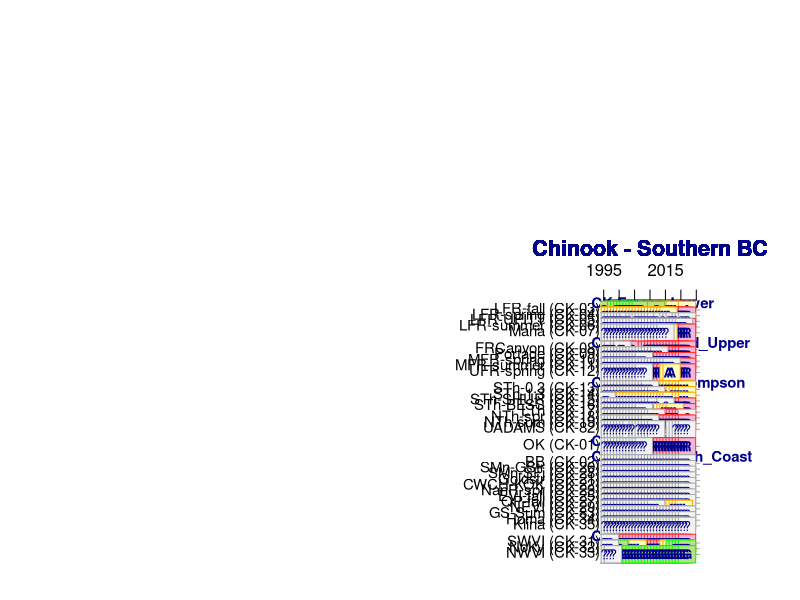
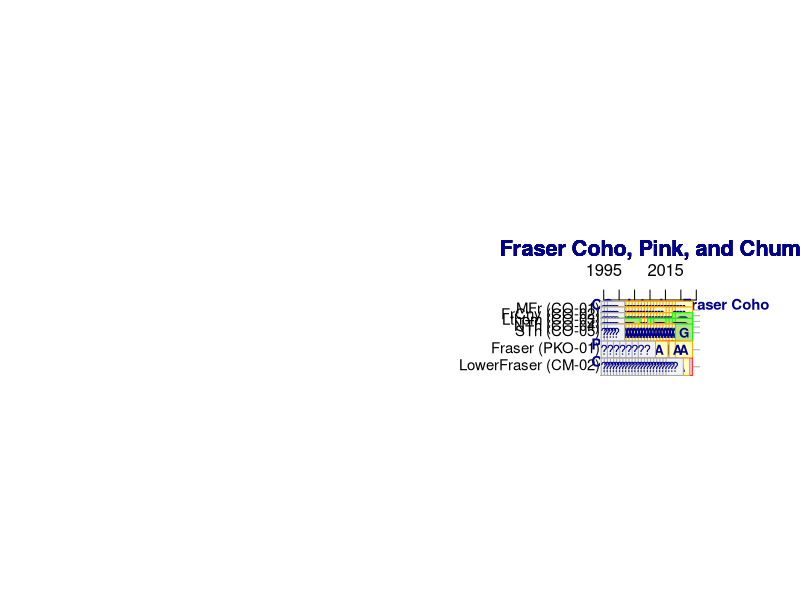
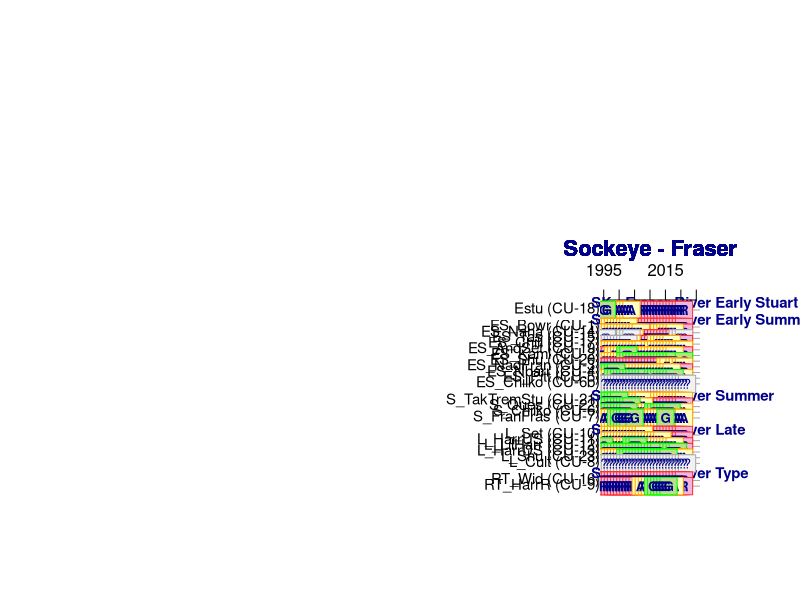
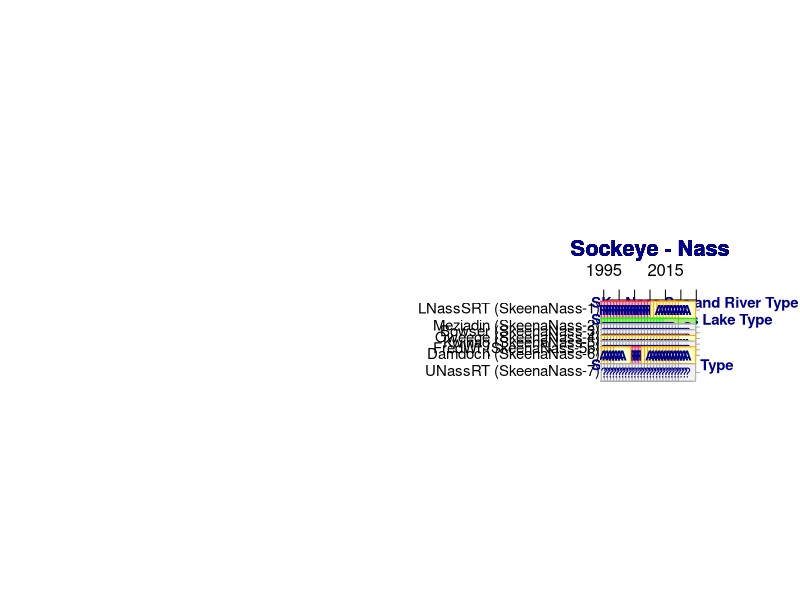
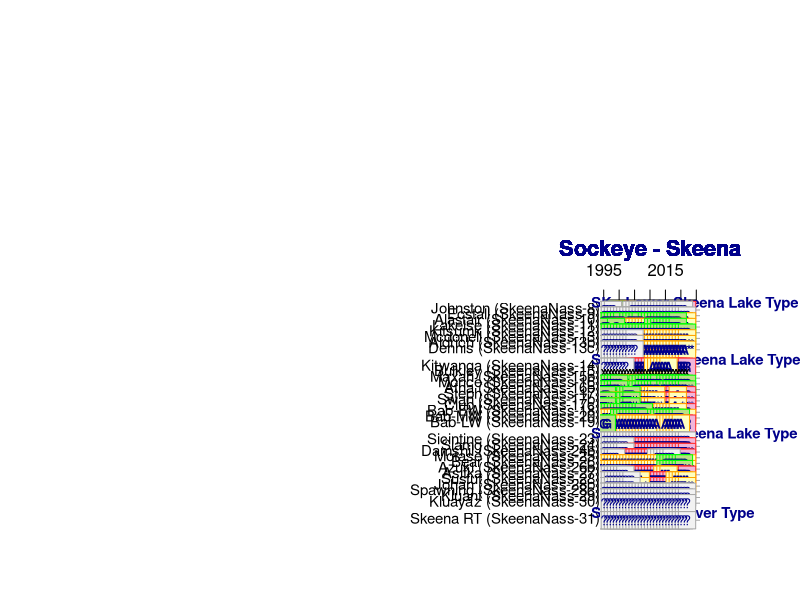
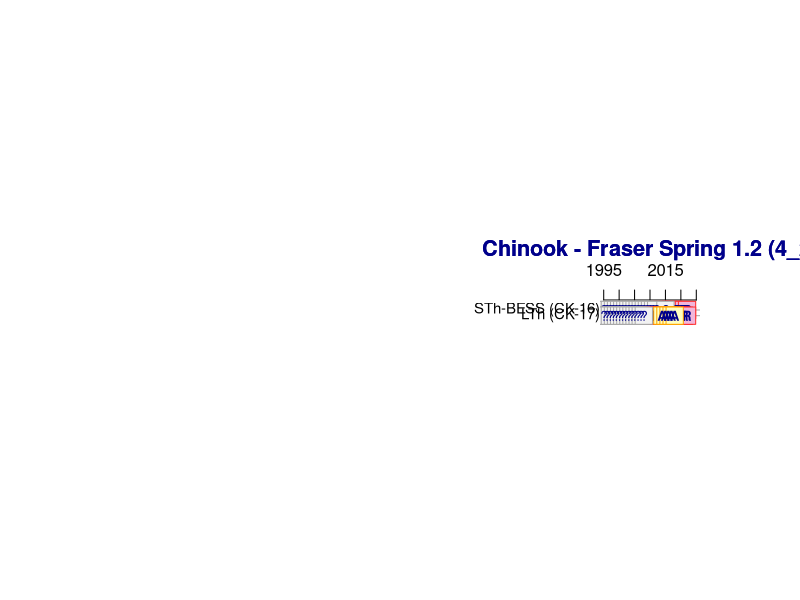
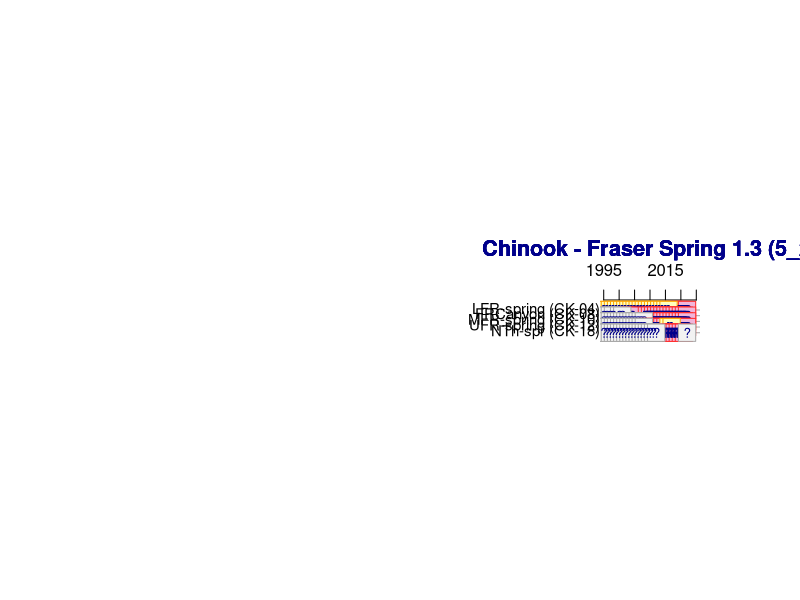
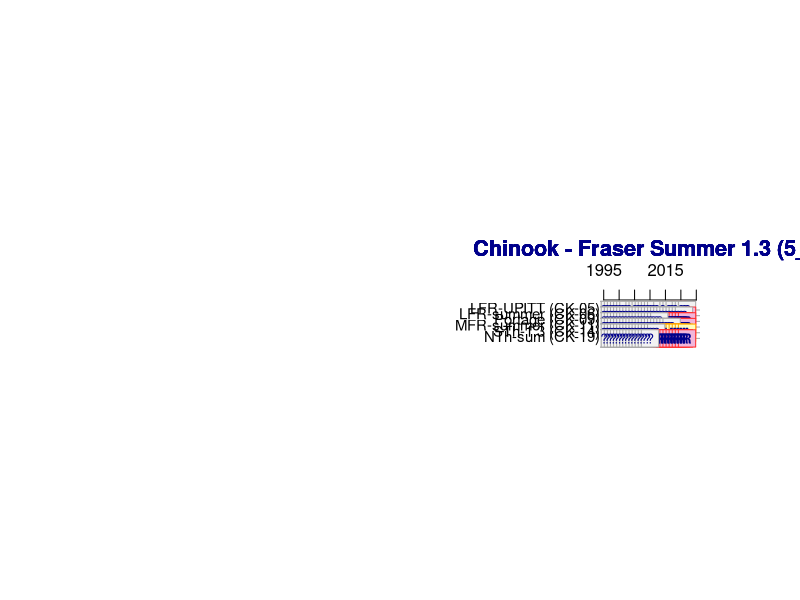

These charts were generated, in order, by the following R code:
library(tidyverse)
library(plotrix)


if(!dir.exists("OUTPUT/TimelinePlots")){dir.create("OUTPUT/TimelinePlots")}


cu.info <- read_csv("DATA_LOOKUP_FILES/MOD_MAIN_CU_LOOKUP_FOR_SOS.csv") %>%
  dplyr::mutate(CU_ID = gsub("_","-",CU_ID))

retro.summary.tbl <- read_csv("DATA_OUT/Retro_Synoptic_Details_SkeenaMODS.csv")  

plot.specs <- read_csv("DATA_LOOKUP_FILES/TimelinePlot_Specs.csv") 
plot.specs
#view(plot.specs)

alpha.use <- 1
green.use <- rgb(184/255,225/255,134/255,alpha=alpha.use)
red.use <- rgb(241/255,182/255,218/255,alpha=alpha.use)
amber.use <- rgb(255/255,255/255,191/255,alpha=alpha.use)



plot.list <- unique(plot.specs$Plot)
plot.list


for(plot.do in plot.list){

specs.do <- plot.specs %>% dplyr::filter(Plot == plot.do) %>%
              mutate(CU_ID = gsub("_","-",CU_ID)) %>%
              mutate(CU_Label = paste0(CU_Acro," (",CU_ID,")"))
specs.do
specs.do$CU_ID


grp.labels <- specs.do %>% select(GroupIndex,Group) %>% unique()
grp.labels

retro.yrs <- 1995:2025

unk.end <- 2022

#########################################



png(filename = paste0("OUTPUT/TimelinePlots/TimelinePlot_",plot.do,".png"),
    width = 480*4, height = 480*5, units = "px", pointsize = 14*3.1, bg = "white",  res = NA)
par(mai=c(0.3,6,3,1))

 print(paste(plot.do,"-----------------------------"))


plot(1:5,1:5, type="n",xlim = range(retro.yrs), ylim= c(-46,-2) ,xlab="",ylab="",
     axes=FALSE)
axis(3,at = pretty(retro.yrs))
mtext(specs.do$PlotTitle ,side=3,line=2,xpd=NA,font=2,col="darkblue",cex=1.3)
#abline(v=pretty(retro.yrs),col="darkgrey")

abline(h=-specs.do$CUIndex,col="darkgrey")

text(rep(par("usr")[1],length(specs.do$CUIndex)),
     -specs.do$CUIndex, specs.do$CU_Label,
     adj = c(1),xpd=NA,cex = 0.9)

# only add these labels if have more than one group
if(length(unique(specs.do$GroupIndex))>1){
text(rep(retro.yrs[1]-4,length(grp.labels$GroupIndex)),
     -grp.labels$GroupIndex, grp.labels$Group,
     adj = 0,xpd=NA,cex = 0.9,font=2,col="darkblue")
}


for(cu.plot in specs.do$CU_ID){
print(cu.plot)

#if(cu.plot == "SkeenaNass-13b"){stop()}
  
specs.sub <- specs.do %>% dplyr::filter(CU_ID == cu.plot) 
specs.sub

#retro.sub <- retro.summary.tbl %>% dplyr::filter(CU_ID == cu.plot, Year <= 2019) %>% select(Year,RapidStatus)
retro.sub <- retro.summary.tbl %>% dplyr::filter(CU_ID == cu.plot) %>% select(Year,RapidStatus,BinLabel)
retro.sub

red.df <- retro.sub %>% dplyr::filter(RapidStatus == "Red" & BinLabel != "Proxy")
red.df

if(dim(red.df)[1]>0){
  points(red.df$Year,-rep(specs.sub$CUIndex,dim(red.df)[1]),pch=22,col ="firebrick1",bg= red.use,cex=2.6)
  text(red.df$Year,-rep(specs.sub$CUIndex,dim(red.df)[1]),"R",font=2,col="darkblue",cex=0.8)
}

red.proxy.df <- retro.sub %>% dplyr::filter(RapidStatus == "Red" & BinLabel == "Proxy")
red.proxy.df

if(dim(red.proxy.df)[1]>0){
  points(red.proxy.df$Year,-rep(specs.sub$CUIndex,dim(red.proxy.df)[1]),pch=22,col ="firebrick1",bg= red.use,cex=2.6)
  text(red.proxy.df$Year,-rep(specs.sub$CUIndex,dim(red.proxy.df)[1]),"R*",font=2,col="darkblue",cex=0.8)
}



amber.df <- retro.sub %>% dplyr::filter(RapidStatus == "Amber" & BinLabel != "Proxy")
amber.df

if(dim(amber.df)[1]>0){
points(amber.df$Year,-rep(specs.sub$CUIndex,dim(amber.df)[1]),pch=22,col ="orange",bg= amber.use,cex=2.6)
text(amber.df$Year,-rep(specs.sub$CUIndex,dim(amber.df)[1]),"A",font=2,col="darkblue",cex=0.8)
}


amber.proxy.df <- retro.sub %>% dplyr::filter(RapidStatus == "Amber" & BinLabel == "Proxy")
amber.proxy.df

if(dim(amber.proxy.df)[1]>0){
  points(amber.proxy.df$Year,-rep(specs.sub$CUIndex,dim(amber.proxy.df)[1]),pch=22,col ="orange",bg= amber.use,cex=2.6)
  text(amber.proxy.df$Year,-rep(specs.sub$CUIndex,dim(amber.proxy.df)[1]),"A*",font=2,col="darkblue",cex=0.8)
}




green.df <- retro.sub %>% dplyr::filter(RapidStatus == "Green" & BinLabel != "Proxy")
green.df

if(dim(green.df)[1]>0){
  points(green.df$Year,-rep(specs.sub$CUIndex,dim(green.df)[1]),pch=22,col ="green",bg= green.use,cex=2.6)
  text(green.df$Year,-rep(specs.sub$CUIndex,dim(green.df)[1]),"G",font=2,col="darkblue",cex=0.8)
  }



green.proxy.df <- retro.sub %>% dplyr::filter(RapidStatus == "Green" & BinLabel == "Proxy")
green.proxy.df

if(dim(green.proxy.df)[1]>0){
  points(green.proxy.df$Year,-rep(specs.sub$CUIndex,dim(green.proxy.df)[1]),pch=22,col ="green",bg= green.use,cex=2.6)
  text(green.proxy.df$Year,-rep(specs.sub$CUIndex,dim(green.proxy.df)[1]),"G*",font=2,col="darkblue",cex=0.8)
}




unk.df <- retro.sub %>% dplyr::filter(RapidStatus == "None")
unk.df

if(dim(retro.sub)[1] == 0){
unk.df <- data.frame(Year = retro.yrs[1]:unk.end,RapidStatus = "None")  
}


if(dim(unk.df)[1]>0){
  points(unk.df$Year,-rep(specs.sub$CUIndex,dim(unk.df)[1]),pch=22,col ="darkgrey",bg= "grey95",cex=2.6)
  text(x = unk.df$Year,y = -rep(specs.sub$CUIndex,dim(unk.df)[1]),labels = "?",font=1,col="darkblue",cex=0.8)
}



ext.df <- retro.sub %>% dplyr::filter(RapidStatus == "Ext")
ext.df


if(dim(ext.df)[1]>0){
  #points(ext.df$Year,-rep(specs.sub$CUIndex,dim(ext.df)[1]),pch=22,col ="darkgrey",bg= "lightgrey",cex=2.6)
  text(x = ext.df$Year,y = -rep(specs.sub$CUIndex,dim(ext.df)[1]),labels = "X",font=2,col="black",cex=0.5)
}






} # end looping through CUs







dev.off()


} # end looping through plots















